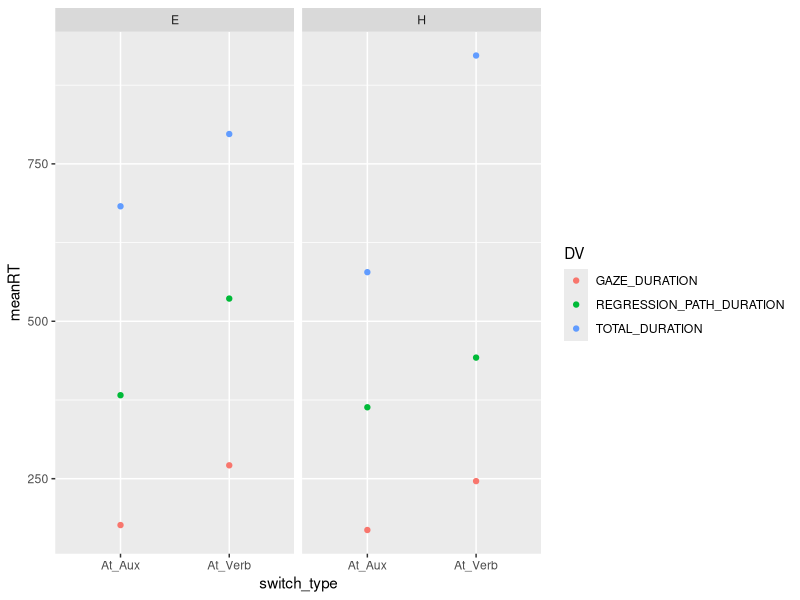

The R source for this figure:
## ---- chunk 1
library(tidyverse)
## ---- chunk 2
reading <- read_csv("data/L2CS_Word8_Ps11_20.csv")
## ---- chunk 3
names(reading)
## ---- chunk 4
summary(reading)
## ---- chunk 5
levels(as_factor(reading$RECORDING_SESSION_LABEL))
## ---- chunk 6
reading_exp <- reading %>% 
  select(RECORDING_SESSION_LABEL, aux_type, switch_type, sentence_type, sentence, button_RT, response_accuracy, GAZE_DURATION, REGRESSION_PATH_DURATION, TOTAL_DURATION)
## ---- chunk 7
reading_exp %>% 
  select(RECORDING_SESSION_LABEL, aux_type, switch_type, sentence_type, response_accuracy) %>% 
  map(as_factor) %>% 
  map(levels)
## ---- chunk 8
reading_exp_correct <- reading_exp %>% 
  filter(sentence_type == "Experimental" & response_accuracy == "correct")
## ---- chunk 9
head(reading_exp_correct)
reading_exp_long <- reading_exp_correct %>% 
  gather(GAZE_DURATION, REGRESSION_PATH_DURATION, TOTAL_DURATION, key = "DV", value = "RT")
head(reading_exp_long)
## ---- chunk 10
reading_summary <- reading_exp_long %>% 
  group_by(aux_type, switch_type, DV) %>% 
  summarize(meanRT = mean(RT), sdRT = sd(RT))
reading_summary
## ---- chunk 11
ggplot(reading_summary, aes(switch_type, meanRT, color = DV)) +
  geom_point() +
  facet_wrap(~aux_type)
